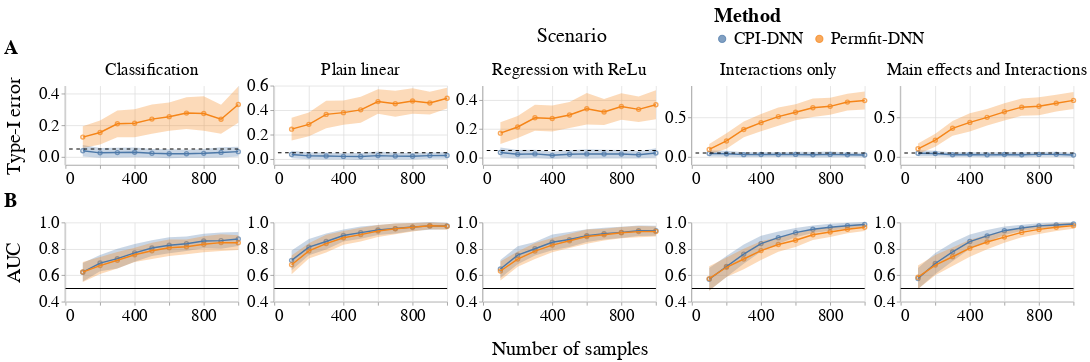

Source (notebook cell):
### Code cell
def plot_fig2(df_data_t1, df_data_auc, title_x=None, title_facet=None, title_y=None,
              title_subfig1='', title_subfig2='', height=110, width=240):
    rule1 = alt.Chart(pd.DataFrame({
      'V1': [0.05],
      'Method': ['Type-I error nominal rate'],
      'color': ['black']
    })).mark_rule(size=1.5, strokeDash=[5, 5]).encode(
      y='V1:Q',
      color = alt.value('black')
    )

    points = alt.Chart(
        df_data_t1
    ).mark_point(
    ).encode(
        x='n_samples',
        y='mean',
        color='Method'
    )

    err = alt.Chart(
        df_data_t1
    ).mark_errorband(
    ).encode(
        x='n_samples',
        y=alt.Y('ymin', title=''),
        y2=alt.Y2('ymax', title=None),
        color='Method'
    )

    lines = alt.Chart(
        df_data_t1
    ).mark_line(
    ).encode(
        x=alt.X('n_samples', title=None),
        y=alt.Y('mean', title=title_y[1]),
        color='Method'
    ).properties(
        height=height,
        width=width
    )

    fig_t1_err_range = (points + err + lines + rule1).facet(
        column=alt.Column('prob_data:N', title=title_facet)
    ).properties(title=title_subfig1)

    ### AUC ###
    rule2 = alt.Chart(pd.DataFrame({
      'V1': [0.5],
      'Method': ['Type-I error nominal rate'],
      'color': ['black']
    })).mark_rule(size=1.5).encode(
      y='V1:Q',
      color = alt.value('black')
    )

    points_auc = alt.Chart(
        df_data_auc
    ).mark_point(
    ).encode(
        x=alt.X('n_samples', title=title_x),
        y=alt.Y('mean', scale=alt.Scale(domain=[0.4, 1.0])),
        color='Method'
    )

    err_auc = alt.Chart(
        df_data_auc
    ).mark_errorband(
    ).encode(
        x=alt.X('n_samples', title=title_x),
        y=alt.Y('ymin', title='', scale=alt.Scale(domain=[0.4, 1.0])),
        y2=alt.Y2('ymax', title=None),
        color='Method'
    )

    lines_auc = alt.Chart(
        df_data_auc
    ).mark_line(
    ).encode(
        x=alt.X('n_samples', title=title_x),
        y=alt.Y('mean', title=title_y[0], scale=alt.Scale(domain=[0.4, 1.0])),
        color='Method'
    ).properties(
        height=height,
        width=width
    )

    fig_auc_range = (points_auc + err_auc + lines_auc + rule2).facet(
        column=alt.Column('prob_data:N', title=None,
                          header=alt.Header(labels=False))).properties(
        title=title_subfig2
    )
    fig2 = alt.vconcat(fig_t1_err_range, fig_auc_range)
    return fig2

prob_data = [('Classification', None, None, ('AUC', 'Type-I error'), 'A', 'B'),
             ('Plain linear', None, None, (None, None), ' ', ' '),
             ('Regression with ReLu', "Number of samples", "Scenario", (None, None), ' ', ' '),
             ('Interactions only', None, None, (None, None), ' ', ' '),
             ('Main effects and Interactions', None, None, (None, None), ' ', ' ')]
list_figs = []
for el in prob_data:
    df_t1_tmp = df_t1_error_range_agg[df_t1_error_range_agg['prob_data'] == el[0]]
    df_auc_tmp = df_auc_range[df_auc_range['prob_data'] == el[0]]
    list_figs.append(plot_fig2(df_t1_tmp, df_auc_tmp, el[1], el[2], el[3], el[4], el[5]))

fig2 = alt.hconcat(
    list_figs[0],
    list_figs[1],
    list_figs[2],
    list_figs[3],
    list_figs[4]
).configure(
    concat=alt.CompositionConfig(spacing=5)
)

my_font = 'Helvetica'
fig2 = fig2.configure_axis(
    grid=True, 
    titleFont=my_font,
    titleFontWeight='normal',
    labelFont=my_font,
    labelFontSize=24,
    titleFontSize=28,
    titlePadding=20
).configure_header(
    titleFont=my_font,
    titleFontWeight='normal',
    labelFont=my_font,
    titleFontSize=28,
    labelFontSize=24
).configure_view(
    strokeWidth=0
).configure_title(
    font=my_font,
    fontSize=28
).configure_legend(
    titleFontSize=28,
    labelFontSize=24,
    orient='none',
    columns=2,
    legendX=900,
    legendY=-110,
    labelLimit=0
)

# fig2.save('figure_2.svg')
# fig2.save('figure_2.png', scale_factor=3)
fig2
